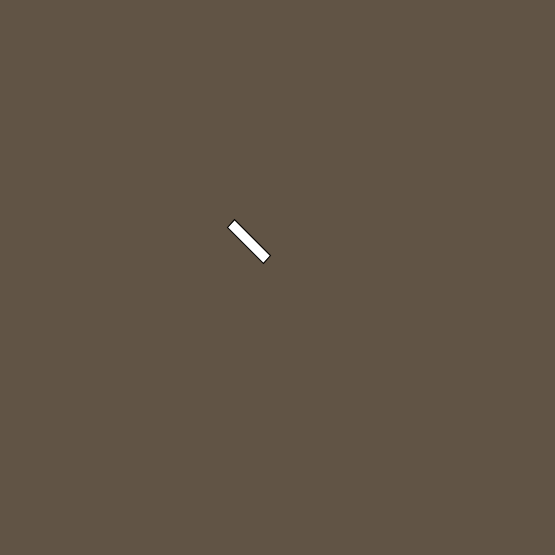
Frame 1 (no input)
Frame 60 (the mouse pressed at the canvas centre just before this capture): identical to frame 1, image omitted
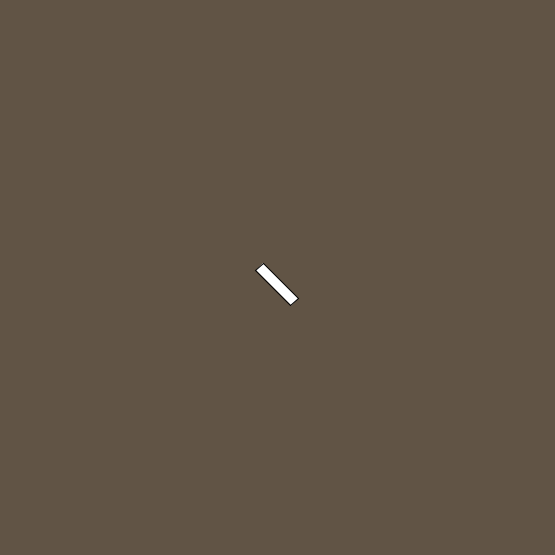
Frame 120 (the mouse held since frame 60 and released just before this capture)

The Processing sketch that drew these frames (run headless with seeded random() and noise(); from frame 60 on, the mouse is pressed at the canvas centre):

// Processing sketch: track_test2
// ── track_test2.pde
void setup( )
{
  size(555,555);
}

void draw( )
{
  float angle = atan2(mouseY - 100, mouseX - 100);
  
  background(97, 84, 69); // #615445 Northeastern University Warm Gray 
  pushMatrix();
  translate(263,263);
  rotate(angle);
  rect(0, 0, 50, 10);
  popMatrix();
}
